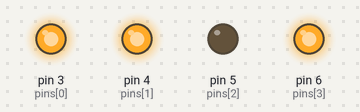
A sketch run on a simulated Arduino Uno, built with avr-gcc and run on an emulated ATmega328P. Parts: output pins drawn as LEDs (lit = HIGH).

Above: at 0.1 s.
Timing chart, 0 to 1.6 s (numbered marks = the images above):
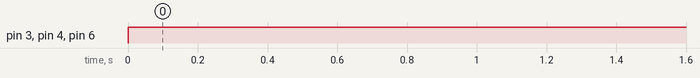

Measured:
- by itself, pin 3 (pins[0]), pin 4 (pins[1]), pin 6 (pins[3]): LOW → HIGH at 0.00 s

The sketch:

binary-diodes.ino
```cpp
#define ARRAY_SIZE 4
int pins[] = {3, 4, 5, 6};

void setup() {
  for (byte i = 0; i < ARRAY_SIZE; ++i) {
    pinMode(pins[i], OUTPUT);
  }
}

void loop() {
  // from 0000 to 1111
  String binary = "1101";
  for (byte i = 0; i < binary.length(); ++i) {
    auto state = binary[i] == '0' ? LOW : HIGH;
    digitalWrite(pins[i], state);
  }
}
```
